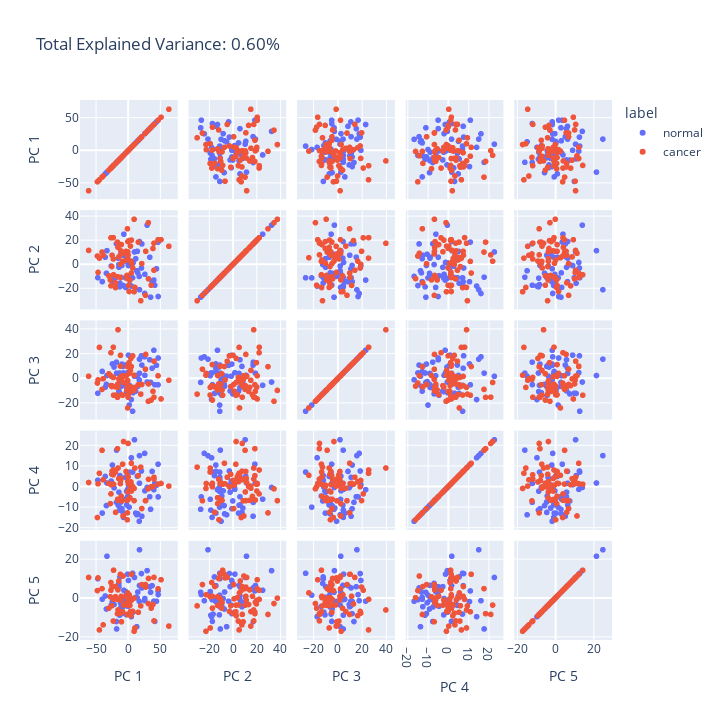

The notebook cell saved with this chart:
### Code cell
# oh no duplication anyway
n_components = 5
pca_first_n = PCA(n_components=n_components)
first_n = pca_first_n.fit_transform(X)

explained_variance = pca_first_n.explained_variance_ratio_
cumsum_var = np.cumsum(explained_variance)
print(f"Explained Variance: {sum(pca_first_n.explained_variance_ratio_)}")
print(f"# of PCs: {pca_first_n.n_components_}")

plt.bar(
    range(0,len(explained_variance)),
    explained_variance,
    alpha=0.5,
    align='center',
    label='Individual explained variance'
)

plt.step(
    range(0,len(cumsum_var)),
    cumsum_var,
    where='mid',
    label='Cumulative explained variance'
)

plt.ylabel('Proportion of Explained Variance')
plt.xlabel('Principal Component #')
plt.legend(loc='best')

plt.show()

# TODO: figure out how to identify relevant PCs
labels = {str(i): f"PC {i+1}" for i in range(n_components)}
labels['color'] = 'label'

print(first_n)

fig = px.scatter_matrix(
    first_n,
    color=Y['label'],
    dimensions=range(n_components),
    labels=labels,
    title=f'First {n_components} PCs, Total Explained Variance: {sum(pca_first_n.explained_variance_ratio_):.2f}%',
    width=720,
    height=720
)
fig.update_traces(diagonal_visible=True)
fig.show()
